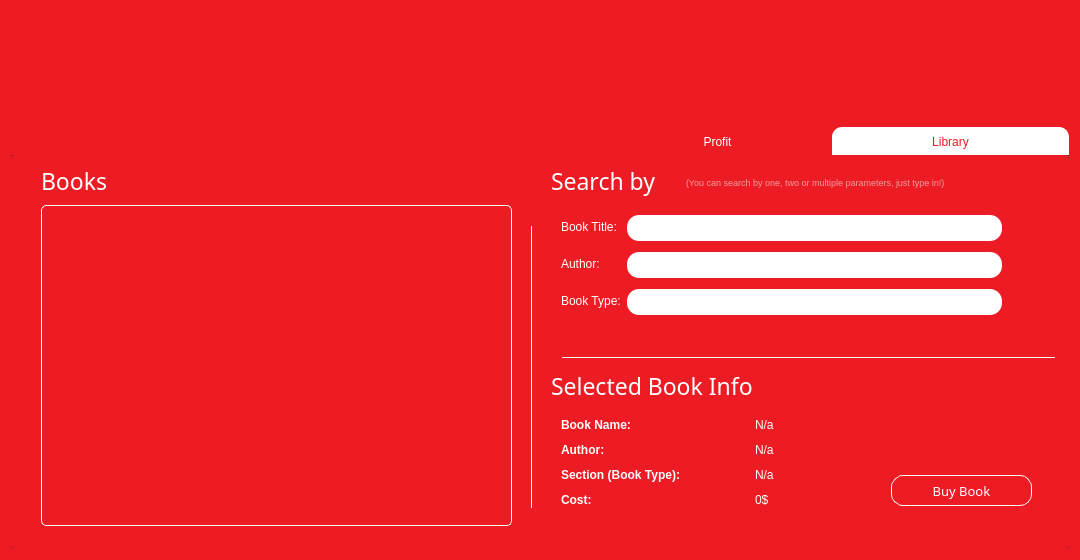
<?xml version="1.0" encoding="UTF-8"?>
<ui version="4.0">
 <class>Dialog</class>
 <widget class="QDialog" name="Dialog">
  <property name="windowModality">
   <enum>Qt::NonModal</enum>
  </property>
  <property name="geometry">
   <rect>
    <x>0</x>
    <y>0</y>
    <width>1080</width>
    <height>560</height>
   </rect>
  </property>
  <property name="sizePolicy">
   <sizepolicy hsizetype="Fixed" vsizetype="Fixed">
    <horstretch>0</horstretch>
    <verstretch>0</verstretch>
   </sizepolicy>
  </property>
  <property name="minimumSize">
   <size>
    <width>1080</width>
    <height>560</height>
   </size>
  </property>
  <property name="maximumSize">
   <size>
    <width>1080</width>
    <height>560</height>
   </size>
  </property>
  <property name="windowTitle">
   <string>CURT Bookstore</string>
  </property>
  <property name="autoFillBackground">
   <bool>false</bool>
  </property>
  <property name="styleSheet">
   <string notr="true">background-color: rgb(237, 28, 36);
border-radius: 5px;
</string>
  </property>
  <layout class="QGridLayout" name="gridLayout_3" rowstretch="0,0,0" columnstretch="0">
   <property name="sizeConstraint">
    <enum>QLayout::SetDefaultConstraint</enum>
   </property>
   <item row="2" column="0">
    <widget class="QTabWidget" name="tabWidget">
     <property name="layoutDirection">
      <enum>Qt::RightToLeft</enum>
     </property>
     <property name="autoFillBackground">
      <bool>false</bool>
     </property>
     <property name="styleSheet">
      <string notr="true">QTabBar::tab{color:white; background:#ed1c24; border:.5px solid white; border-bottom-color:#ed1c24;     border-top-left-radius:10px; border-top-right-radius:10px; padding:8px 100px; margin-bottom:-2px;}
QTabBar::tab:selected {background:white;color:#ed1c24; border-color:white; border-bottom-color:#ed1c24;}
QTabWidget::pane { border: .5px solid white; }
QLabel {color:white;}
QLineEdit{background-color:white;margin-bottom:5px;padding:5px;border-radius:12px}
QPushButton {color:white;
border: 1px solid white;
border-radius: 12px;}
QPushButton::hover {color:#ed1c24; background-color:white}</string>
     </property>
     <property name="tabPosition">
      <enum>QTabWidget::North</enum>
     </property>
     <property name="currentIndex">
      <number>0</number>
     </property>
     <widget class="QWidget" name="lib_tab">
      <property name="layoutDirection">
       <enum>Qt::LeftToRight</enum>
      </property>
      <attribute name="title">
       <string>Library</string>
      </attribute>
      <widget class="QListWidget" name="avBooks_list">
       <property name="geometry">
        <rect>
         <x>30</x>
         <y>50</y>
         <width>471</width>
         <height>321</height>
        </rect>
       </property>
       <property name="font">
        <font>
         <family>Segoe UI Semibold</family>
         <pointsize>10</pointsize>
        </font>
       </property>
       <property name="layoutDirection">
        <enum>Qt::LeftToRight</enum>
       </property>
       <property name="styleSheet">
        <string notr="true">border: 1px solid white;padding:5px;
color:white;</string>
       </property>
      </widget>
      <widget class="QLabel" name="label">
       <property name="geometry">
        <rect>
         <x>30</x>
         <y>-5</y>
         <width>461</width>
         <height>61</height>
        </rect>
       </property>
       <property name="font">
        <font>
         <family>Gill Sans MT</family>
         <pointsize>17</pointsize>
         <italic>false</italic>
        </font>
       </property>
       <property name="layoutDirection">
        <enum>Qt::LeftToRight</enum>
       </property>
       <property name="styleSheet">
        <string notr="true"/>
       </property>
       <property name="text">
        <string>Books</string>
       </property>
       <property name="margin">
        <number>7</number>
       </property>
      </widget>
      <widget class="Line" name="line">
       <property name="geometry">
        <rect>
         <x>520</x>
         <y>71</y>
         <width>1</width>
         <height>282</height>
        </rect>
       </property>
       <property name="styleSheet">
        <string notr="true">background-color:white;</string>
       </property>
       <property name="orientation">
        <enum>Qt::Vertical</enum>
       </property>
      </widget>
      <widget class="Line" name="line_2">
       <property name="geometry">
        <rect>
         <x>551</x>
         <y>202</y>
         <width>493</width>
         <height>1</height>
        </rect>
       </property>
       <property name="styleSheet">
        <string notr="true">background-color:white;</string>
       </property>
       <property name="orientation">
        <enum>Qt::Vertical</enum>
       </property>
      </widget>
      <widget class="QWidget" name="formLayoutWidget">
       <property name="geometry">
        <rect>
         <x>550</x>
         <y>60</y>
         <width>441</width>
         <height>158</height>
        </rect>
       </property>
       <layout class="QFormLayout" name="formLayout">
        <item row="0" column="0">
         <widget class="QLabel" name="bookTitleLabel">
          <property name="font">
           <font>
            <pointsize>9</pointsize>
           </font>
          </property>
          <property name="layoutDirection">
           <enum>Qt::LeftToRight</enum>
          </property>
          <property name="styleSheet">
           <string notr="true"/>
          </property>
          <property name="text">
           <string>Book Title:</string>
          </property>
         </widget>
        </item>
        <item row="0" column="1">
         <widget class="QLineEdit" name="bookTitleLineEdit">
          <property name="layoutDirection">
           <enum>Qt::LeftToRight</enum>
          </property>
         </widget>
        </item>
        <item row="1" column="0">
         <widget class="QLabel" name="authorLabel">
          <property name="font">
           <font>
            <pointsize>9</pointsize>
           </font>
          </property>
          <property name="text">
           <string>Author:</string>
          </property>
         </widget>
        </item>
        <item row="1" column="1">
         <widget class="QLineEdit" name="authorLineEdit"/>
        </item>
        <item row="2" column="0">
         <widget class="QLabel" name="bookTypeLabel">
          <property name="font">
           <font>
            <pointsize>9</pointsize>
           </font>
          </property>
          <property name="text">
           <string>Book Type:</string>
          </property>
         </widget>
        </item>
        <item row="2" column="1">
         <widget class="QLineEdit" name="bookTypeLineEdit"/>
        </item>
       </layout>
      </widget>
      <widget class="QLabel" name="label_2">
       <property name="geometry">
        <rect>
         <x>540</x>
         <y>-5</y>
         <width>461</width>
         <height>61</height>
        </rect>
       </property>
       <property name="font">
        <font>
         <family>Gill Sans MT</family>
         <pointsize>17</pointsize>
         <italic>false</italic>
        </font>
       </property>
       <property name="layoutDirection">
        <enum>Qt::LeftToRight</enum>
       </property>
       <property name="styleSheet">
        <string notr="true"/>
       </property>
       <property name="text">
        <string>Search by</string>
       </property>
       <property name="margin">
        <number>10</number>
       </property>
      </widget>
      <widget class="QLabel" name="label_3">
       <property name="geometry">
        <rect>
         <x>540</x>
         <y>210</y>
         <width>461</width>
         <height>41</height>
        </rect>
       </property>
       <property name="font">
        <font>
         <family>Gill Sans MT</family>
         <pointsize>17</pointsize>
         <italic>false</italic>
        </font>
       </property>
       <property name="layoutDirection">
        <enum>Qt::LeftToRight</enum>
       </property>
       <property name="styleSheet">
        <string notr="true"/>
       </property>
       <property name="text">
        <string>Selected Book Info</string>
       </property>
       <property name="margin">
        <number>10</number>
       </property>
      </widget>
      <widget class="QWidget" name="horizontalLayoutWidget">
       <property name="geometry">
        <rect>
         <x>550</x>
         <y>260</y>
         <width>381</width>
         <height>94</height>
        </rect>
       </property>
       <layout class="QHBoxLayout" name="horizontalLayout_2">
        <item>
         <layout class="QVBoxLayout" name="verticalLayout_5">
          <item>
           <widget class="QLabel" name="label_4">
            <property name="font">
             <font>
              <pointsize>9</pointsize>
              <weight>75</weight>
              <bold>true</bold>
             </font>
            </property>
            <property name="text">
             <string>Book Name:</string>
            </property>
           </widget>
          </item>
          <item>
           <widget class="QLabel" name="label_5">
            <property name="font">
             <font>
              <pointsize>9</pointsize>
              <weight>75</weight>
              <bold>true</bold>
             </font>
            </property>
            <property name="text">
             <string>Author:</string>
            </property>
           </widget>
          </item>
          <item>
           <widget class="QLabel" name="label_6">
            <property name="font">
             <font>
              <pointsize>9</pointsize>
              <weight>75</weight>
              <bold>true</bold>
             </font>
            </property>
            <property name="styleSheet">
             <string notr="true"/>
            </property>
            <property name="text">
             <string>Section (Book Type):</string>
            </property>
           </widget>
          </item>
          <item>
           <widget class="QLabel" name="label_7">
            <property name="font">
             <font>
              <pointsize>9</pointsize>
              <weight>75</weight>
              <bold>true</bold>
             </font>
            </property>
            <property name="text">
             <string>Cost:</string>
            </property>
           </widget>
          </item>
         </layout>
        </item>
        <item>
         <layout class="QVBoxLayout" name="verticalLayout_7">
          <item>
           <widget class="QLabel" name="inf_name_label">
            <property name="font">
             <font>
              <pointsize>9</pointsize>
             </font>
            </property>
            <property name="text">
             <string>N/a</string>
            </property>
           </widget>
          </item>
          <item>
           <widget class="QLabel" name="inf_author_label">
            <property name="font">
             <font>
              <pointsize>9</pointsize>
             </font>
            </property>
            <property name="text">
             <string>N/a</string>
            </property>
           </widget>
          </item>
          <item>
           <widget class="QLabel" name="inf_section_label">
            <property name="font">
             <font>
              <pointsize>9</pointsize>
             </font>
            </property>
            <property name="styleSheet">
             <string notr="true"/>
            </property>
            <property name="text">
             <string>N/a</string>
            </property>
           </widget>
          </item>
          <item>
           <widget class="QLabel" name="inf_cost_label">
            <property name="font">
             <font>
              <pointsize>9</pointsize>
             </font>
            </property>
            <property name="text">
             <string>0$</string>
            </property>
           </widget>
          </item>
         </layout>
        </item>
       </layout>
      </widget>
      <widget class="QPushButton" name="buyBook_pButton">
       <property name="geometry">
        <rect>
         <x>880</x>
         <y>320</y>
         <width>141</width>
         <height>31</height>
        </rect>
       </property>
       <property name="font">
        <font>
         <family>Gill Sans MT</family>
         <pointsize>10</pointsize>
         <kerning>true</kerning>
        </font>
       </property>
       <property name="styleSheet">
        <string notr="true"/>
       </property>
       <property name="text">
        <string>Buy Book</string>
       </property>
      </widget>
      <widget class="QLabel" name="label_16">
       <property name="geometry">
        <rect>
         <x>675</x>
         <y>17</y>
         <width>371</width>
         <height>21</height>
        </rect>
       </property>
       <property name="font">
        <font>
         <pointsize>7</pointsize>
        </font>
       </property>
       <property name="styleSheet">
        <string notr="true">color:rgba(245, 245, 245, 150);</string>
       </property>
       <property name="text">
        <string>(You can search by one, two or multiple parameters, just type in!)</string>
       </property>
      </widget>
      <widget class="QLabel" name="label_done">
       <property name="geometry">
        <rect>
         <x>760</x>
         <y>360</y>
         <width>291</width>
         <height>21</height>
        </rect>
       </property>
       <property name="styleSheet">
        <string notr="true">color:rgb(68, 255, 0);</string>
       </property>
       <property name="text">
        <string/>
       </property>
      </widget>
      <widget class="QLabel" name="label_failed">
       <property name="geometry">
        <rect>
         <x>760</x>
         <y>360</y>
         <width>291</width>
         <height>21</height>
        </rect>
       </property>
       <property name="styleSheet">
        <string notr="true">color:rgb(0, 0, 0);background-color:rgba(0,0,0,0);</string>
       </property>
       <property name="text">
        <string/>
       </property>
      </widget>
      <zorder>label</zorder>
      <zorder>avBooks_list</zorder>
      <zorder>line</zorder>
      <zorder>formLayoutWidget</zorder>
      <zorder>line_2</zorder>
      <zorder>label_2</zorder>
      <zorder>label_3</zorder>
      <zorder>horizontalLayoutWidget</zorder>
      <zorder>buyBook_pButton</zorder>
      <zorder>label_16</zorder>
      <zorder>label_done</zorder>
      <zorder>label_failed</zorder>
     </widget>
     <widget class="QWidget" name="profit_tab">
      <attribute name="title">
       <string>Profit</string>
      </attribute>
      <widget class="QListWidget" name="soldBooks_list">
       <property name="geometry">
        <rect>
         <x>30</x>
         <y>50</y>
         <width>471</width>
         <height>321</height>
        </rect>
       </property>
       <property name="font">
        <font>
         <family>Segoe UI Semibold</family>
         <pointsize>10</pointsize>
        </font>
       </property>
       <property name="layoutDirection">
        <enum>Qt::LeftToRight</enum>
       </property>
       <property name="styleSheet">
        <string notr="true">border: 1px solid white;padding:5px;
color:white;</string>
       </property>
      </widget>
      <widget class="Line" name="line_3">
       <property name="geometry">
        <rect>
         <x>520</x>
         <y>71</y>
         <width>1</width>
         <height>282</height>
        </rect>
       </property>
       <property name="styleSheet">
        <string notr="true">background-color:white;</string>
       </property>
       <property name="orientation">
        <enum>Qt::Vertical</enum>
       </property>
      </widget>
      <widget class="QLabel" name="label_12">
       <property name="geometry">
        <rect>
         <x>30</x>
         <y>-5</y>
         <width>461</width>
         <height>61</height>
        </rect>
       </property>
       <property name="font">
        <font>
         <family>Gill Sans MT</family>
         <pointsize>17</pointsize>
         <italic>false</italic>
        </font>
       </property>
       <property name="layoutDirection">
        <enum>Qt::LeftToRight</enum>
       </property>
       <property name="styleSheet">
        <string notr="true"/>
       </property>
       <property name="text">
        <string>Sold Books</string>
       </property>
       <property name="margin">
        <number>7</number>
       </property>
      </widget>
      <widget class="QLabel" name="label_13">
       <property name="geometry">
        <rect>
         <x>560</x>
         <y>40</y>
         <width>461</width>
         <height>61</height>
        </rect>
       </property>
       <property name="font">
        <font>
         <family>Gill Sans MT</family>
         <pointsize>17</pointsize>
         <italic>false</italic>
        </font>
       </property>
       <property name="layoutDirection">
        <enum>Qt::LeftToRight</enum>
       </property>
       <property name="styleSheet">
        <string notr="true"/>
       </property>
       <property name="text">
        <string>Summary</string>
       </property>
       <property name="margin">
        <number>10</number>
       </property>
      </widget>
      <widget class="QWidget" name="horizontalLayoutWidget_2">
       <property name="geometry">
        <rect>
         <x>570</x>
         <y>100</y>
         <width>381</width>
         <height>94</height>
        </rect>
       </property>
       <layout class="QHBoxLayout" name="horizontalLayout_3">
        <item>
         <layout class="QVBoxLayout" name="verticalLayout_9">
          <item>
           <widget class="QLabel" name="tBooks_sold_label">
            <property name="font">
             <font>
              <pointsize>9</pointsize>
             </font>
            </property>
            <property name="text">
             <string>0</string>
            </property>
           </widget>
          </item>
          <item>
           <widget class="QLabel" name="tProfit_label">
            <property name="font">
             <font>
              <pointsize>9</pointsize>
             </font>
            </property>
            <property name="styleSheet">
             <string notr="true"/>
            </property>
            <property name="text">
             <string>0$</string>
            </property>
           </widget>
          </item>
         </layout>
        </item>
        <item>
         <layout class="QVBoxLayout" name="verticalLayout_8">
          <item>
           <widget class="QLabel" name="label_14">
            <property name="font">
             <font>
              <pointsize>9</pointsize>
              <weight>75</weight>
              <bold>true</bold>
             </font>
            </property>
            <property name="text">
             <string>Total Books Sold:</string>
            </property>
           </widget>
          </item>
          <item>
           <widget class="QLabel" name="label_15">
            <property name="font">
             <font>
              <pointsize>9</pointsize>
              <weight>75</weight>
              <bold>true</bold>
             </font>
            </property>
            <property name="text">
             <string>Total Profit:</string>
            </property>
           </widget>
          </item>
         </layout>
        </item>
       </layout>
      </widget>
      <widget class="QPushButton" name="returnBook_pButton">
       <property name="enabled">
        <bool>true</bool>
       </property>
       <property name="geometry">
        <rect>
         <x>570</x>
         <y>210</y>
         <width>141</width>
         <height>31</height>
        </rect>
       </property>
       <property name="font">
        <font>
         <family>Gill Sans MT</family>
         <pointsize>10</pointsize>
         <kerning>true</kerning>
        </font>
       </property>
       <property name="styleSheet">
        <string notr="true"/>
       </property>
       <property name="text">
        <string>Return Book</string>
       </property>
      </widget>
      <widget class="QLabel" name="label_failed_2">
       <property name="geometry">
        <rect>
         <x>570</x>
         <y>260</y>
         <width>291</width>
         <height>21</height>
        </rect>
       </property>
       <property name="styleSheet">
        <string notr="true">color:rgb(0, 0, 0);background-color:rgba(0,0,0,0);</string>
       </property>
       <property name="text">
        <string/>
       </property>
      </widget>
      <widget class="QLabel" name="label_done_2">
       <property name="geometry">
        <rect>
         <x>570</x>
         <y>260</y>
         <width>291</width>
         <height>21</height>
        </rect>
       </property>
       <property name="styleSheet">
        <string notr="true">color:rgb(68, 255, 0);</string>
       </property>
       <property name="text">
        <string/>
       </property>
      </widget>
      <zorder>label_done_2</zorder>
      <zorder>label_12</zorder>
      <zorder>soldBooks_list</zorder>
      <zorder>line_3</zorder>
      <zorder>label_13</zorder>
      <zorder>horizontalLayoutWidget_2</zorder>
      <zorder>returnBook_pButton</zorder>
      <zorder>label_failed_2</zorder>
     </widget>
    </widget>
   </item>
   <item row="0" column="0" alignment="Qt::AlignHCenter">
    <widget class="QLabel" name="curt_logo">
     <property name="minimumSize">
      <size>
       <width>253</width>
       <height>110</height>
      </size>
     </property>
     <property name="maximumSize">
      <size>
       <width>253</width>
       <height>110</height>
      </size>
     </property>
     <property name="text">
      <string/>
     </property>
     <property name="pixmap">
      <pixmap>src/transparents2.png</pixmap>
     </property>
     <property name="scaledContents">
      <bool>true</bool>
     </property>
    </widget>
   </item>
  </layout>
 </widget>
 <resources/>
 <connections/>
</ui>
